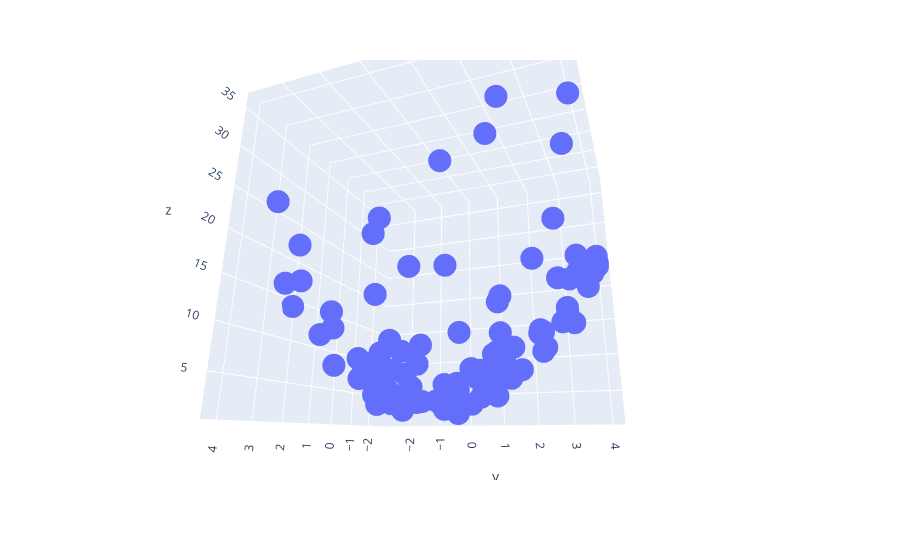

The notebook cell this image was saved under:
### Code cell
import plotly.express as px
df = px.data.iris()
fig = px.scatter_3d(df, x=x.ravel(), y=y.ravel(), z=z.ravel())
fig.show()
